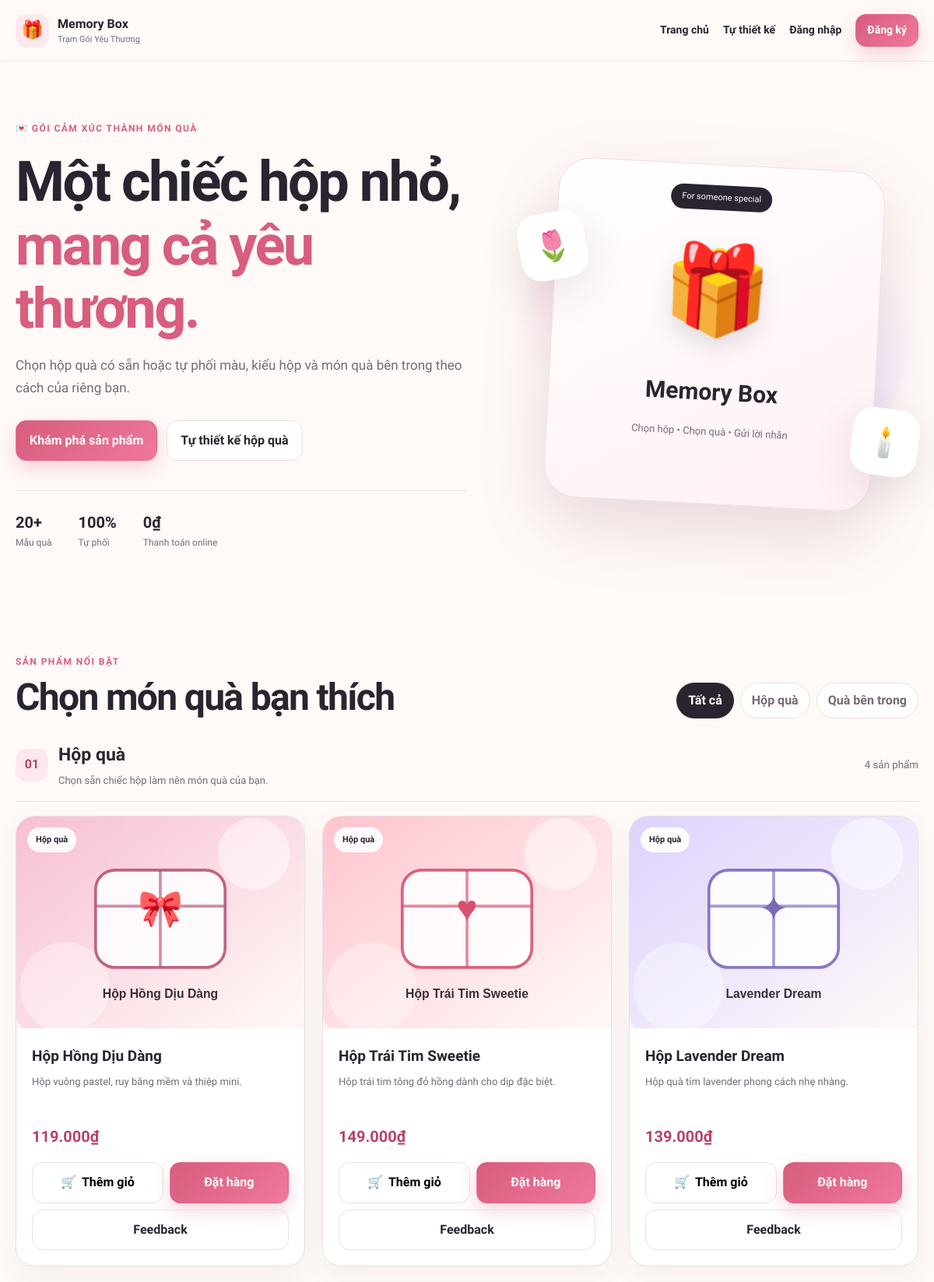
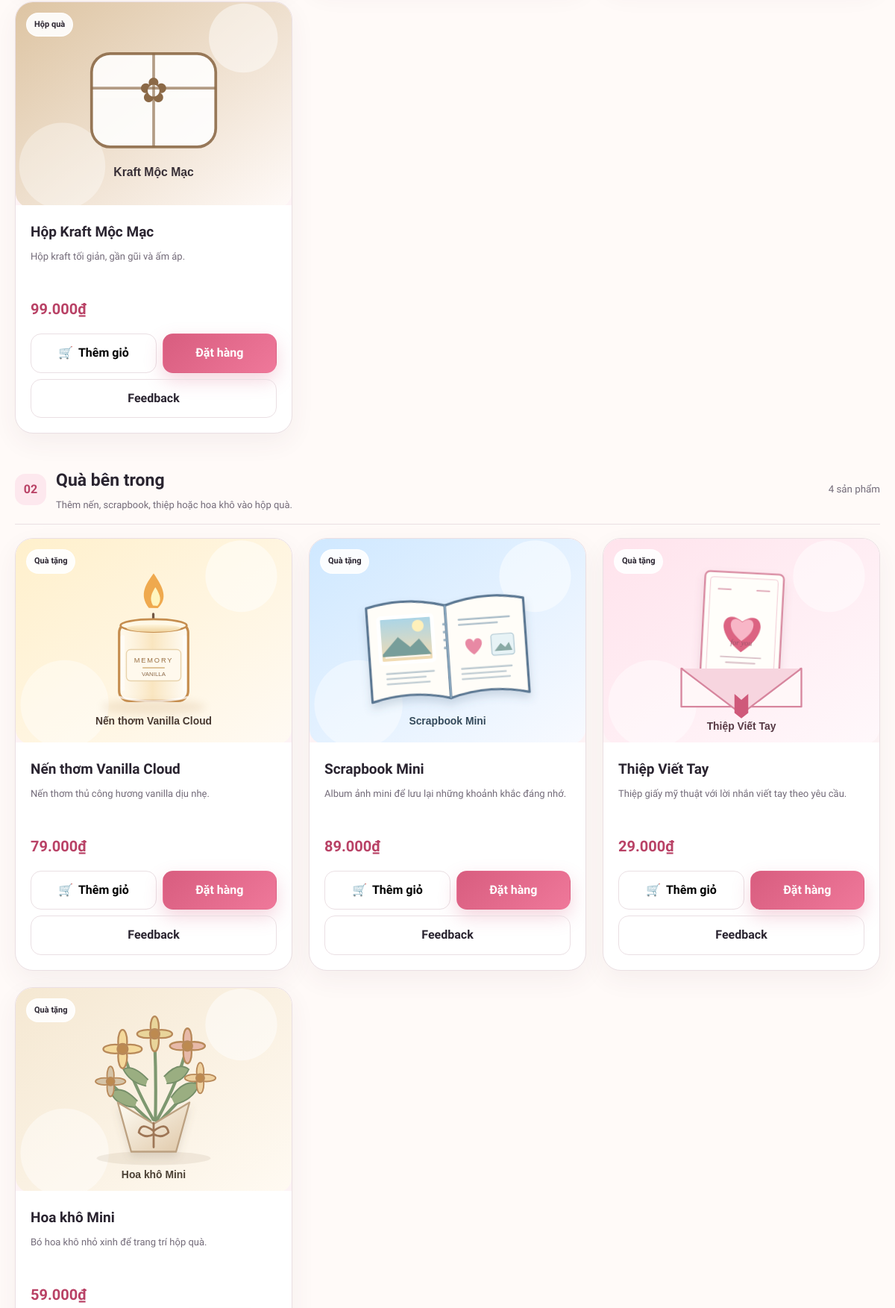
The page / (upper part) on the database its author committed (2 pictures, top to bottom).
### tables this page shows
CREATE TABLE products (
    id INT UNSIGNED AUTO_INCREMENT PRIMARY KEY,
    name VARCHAR(160) NOT NULL,
    category ENUM('box', 'gift') NOT NULL,
    price DECIMAL(12,2) NOT NULL DEFAULT 0,
    description TEXT NULL,
    image_url VARCHAR(500) NOT NULL,
    is_active TINYINT(1) NOT NULL DEFAULT 1,
    created_at TIMESTAMP DEFAULT CURRENT_TIMESTAMP
);

### includes/helpers.php (called while the page is built, shortened)
<?php
function e(?string $value): string
{
    return htmlspecialchars($value ?? '', ENT_QUOTES, 'UTF-8');
}
function money(float|int|string $amount): string
{
    return number_format((float) $amount, 0, ',', '.') . '₫';
}

### index.php (the view, shortened to what this page needs)
<?php
require_once __DIR__ . '/includes/header.php';
$stmt = $pdo->query('SELECT id, name, category, price, description, image_url FROM products WHERE is_active = 1 ORDER BY category, id');
$productsByCategory = ['box' => [], 'gift' => []];
foreach ($stmt->fetchAll() as $product) {
    $productsByCategory[$product['category']][] = $product;
}
?>
<section class="hero">
    <div class="container hero-grid">
        <div class="hero-copy">
            <span class="eyebrow">💌 Gói cảm xúc thành món quà</span>
            <h1>Một chiếc hộp nhỏ,<br><span>mang cả yêu thương.</span></h1>
            <p>Chọn hộp quà có sẵn hoặc tự phối màu, kiểu hộp và món quà bên trong theo cách của riêng bạn.</p>
            <div class="hero-actions">
                <a class="btn btn-primary" href="#products">Khám phá sản phẩm</a>
                <a class="btn btn-secondary" href="custom-box.php">Tự thiết kế hộp quà</a>
            </div>
            <div class="hero-stats">
                <div><strong>20+</strong><span>Mẫu quà</span></div>
                <div><strong>100%</strong><span>Tự phối</span></div>
                <div><strong>0₫</strong><span>Thanh toán online</span></div>
            </div>
        </div>
        <div class="hero-art">
            <div class="gift-orbit orbit-one">🌷</div>
            <div class="gift-orbit orbit-two">🕯️</div>
            <div class="gift-card-big">
                <span class="ribbon">For someone special</span>
                <div class="gift-emoji">🎁</div>
                <h3>Memory Box</h3>
                <p>Chọn hộp • Chọn quà • Gửi lời nhắn</p>
            </div>
        </div>
    </div>
</section>
<section class="section" id="products">
    <div class="container">
        <div class="section-head">
            <div>
                <span class="eyebrow">Sản phẩm nổi bật</span>
                <h2>Chọn món quà bạn thích</h2>
            </div>
            <div class="filter-tabs" data-filter-tabs>
                <button class="active" type="button" data-filter="all">Tất cả</button>
                <button type="button" data-filter="box">Hộp quà</button>
                <button type="button" data-filter="gift">Quà bên trong</button>
            </div>
        </div>
        <div class="product-groups">
            <?php foreach ([
                'box' => ['number' => '01', 'title' => 'Hộp quà', 'description' => 'Chọn sẵn chiếc hộp làm nên món quà của bạn.'],
                'gift' => ['number' => '02', 'title' => 'Quà bên trong', 'description' => 'Thêm nến, scrapbook, thiệp hoặc hoa khô vào hộp quà.'],
            ] as $category => $group): ?>
                <section class="product-group" data-product-group="<?= e($category) ?>" aria-labelledby="group-title-<?= e($category) ?>">
                    <div class="product-group-head">
                        <div class="product-group-heading">
                            <span><?= e($group['number']) ?></span>
                            <div><h3 id="group-title-<?= e($category) ?>"><?= e($group['title']) ?></h3><p><?= e($group['description']) ?></p></div>
                        </div>
                        <small><?= count($productsByCategory[$category]) ?> sản phẩm</small>
                    </div>
                    <div class="product-grid" data-product-grid>
                        <?php foreach ($productsByCategory[$category] as $product): ?>
                            <article class="product-card" data-category="<?= e($product['category']) ?>">
                                <div class="product-image-wrap">
                                    <img src="<?= e($product['image_url']) ?>?v=gift-art-2" alt="<?= e($product['name']) ?>" class="product-image">
                                    <span class="product-chip"><?= $product['category'] === 'box' ? 'Hộp quà' : 'Quà tặng' ?></span>
                                </div>
                                <div class="product-body">
                                    <h3><?= e($product['name']) ?></h3>
                                    <p><?= e($product['description']) ?></p>
                                    <div class="product-price"><?= money($product['price']) ?></div>
                                    <div class="product-actions">
                                        <form action="add-to-cart.php" method="post">
                                            <button class="btn btn-icon" type="submit" title="Thêm vào giỏ">🛒 <span>Thêm giỏ</span></button>
                                        </form>
                                        <form action="order-now.php" method="post">
                                            <button class="btn btn-primary" type="submit">Đặt hàng</button>
                                        </form>
                                        <a class="btn btn-ghost" href="feedback.php?product_id=<?= (int) $product['id'] ?>">Feedback</a>
                                    </div>
                                </div>
                            </article>
                        <?php endforeach; ?>
                    </div>
                </section>
            <?php endforeach; ?>
        </div>
    </div>
</section>
<?php require_once __DIR__ . '/includes/footer.php'; ?>

### rows shown on the page
products: image_url (picture), category "Hộp quà", name "Hộp Hồng Dịu Dàng", description "Hộp vuông pastel, ruy băng mềm và thiệp mini.", price "119.000₫"
products: image_url (picture), category "Hộp quà", name "Hộp Trái Tim Sweetie", description "Hộp trái tim tông đỏ hồng dành cho dịp đặc biệt.", price "149.000₫"
products: image_url (picture), category "Hộp quà", name "Hộp Lavender Dream", description "Hộp quà tím lavender phong cách nhẹ nhàng.", price "139.000₫"
products: image_url (picture), category "Hộp quà", name "Hộp Kraft Mộc Mạc", description "Hộp kraft tối giản, gần gũi và ấm áp.", price "99.000₫"
products: image_url (picture), category "Quà tặng", name "Nến thơm Vanilla Cloud", description "Nến thơm thủ công hương vanilla dịu nhẹ.", price "79.000₫"
products: image_url (picture), category "Quà tặng", name "Scrapbook Mini", description "Album ảnh mini để lưu lại những khoảnh khắc đáng nhớ.", price "89.000₫"
products: image_url (picture), category "Quà tặng", name "Thiệp Viết Tay", description "Thiệp giấy mỹ thuật với lời nhắn viết tay theo yêu cầu.", price "29.000₫"
products: image_url (picture), category "Quà tặng", name "Hoa khô Mini", description "Bó hoa khô nhỏ xinh để trang trí hộp quà.", price "59.000₫"

### other values the page prints
$group['number'] "01"
$group['title'] "Hộp quà"
$group['description'] "Chọn sẵn chiếc hộp làm nên món quà của bạn."
count($productsByCategory[$category]) "4"
$group['number'] "02"
$group['title'] "Quà bên trong"
$group['description'] "Thêm nến, scrapbook, thiệp hoặc hoa khô vào hộp quà."
